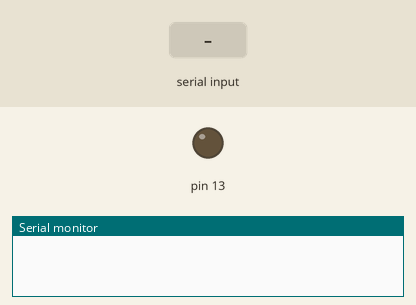
A sketch run on a simulated Arduino Uno, built with avr-gcc and run on an emulated ATmega328P. Parts: output pins drawn as LEDs (lit = HIGH), the last lines printed to the serial monitor. The inputs (shaded band) are chosen by the test bench.

Above: at 1.2 s.
1.3 s: "on" received over the second serial link
At 2.4 s:
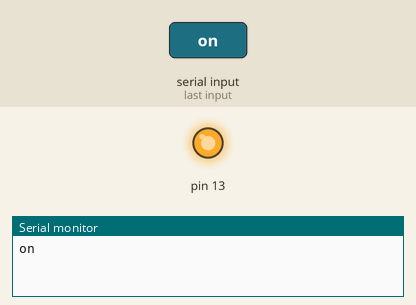
2.8 s: "off" received over the second serial link
At 3.9 s:
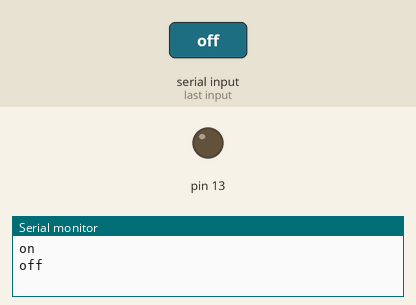
Timing chart, 0 to 5.8 s (numbered marks = the images above; inputs shaded):
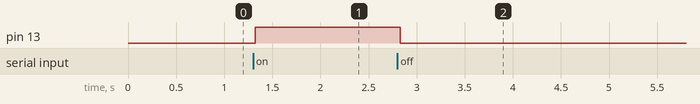

Measured:
- after the input at 1.3 s, pin 13: LOW → HIGH at once
- after the input at 2.8 s, pin 13: HIGH → LOW at once

The sketch:

bluetooth_with_MIT_HM-10.ino
```cpp
#include <SoftwareSerial.h>

SoftwareSerial BT(10, 11);
String state;

void setup()
{
  BT.begin(9600);
  Serial.begin(9600);
  pinMode(13, OUTPUT);
  digitalWrite(13, LOW);
}

void loop()
{
  while (BT.available())
  {
    delay(10);
    char c = BT.read();
    state += c;
  }
  if (state.length() > 0)
  {
    Serial.println(state);
  }

  if (state == "on")
  {
    digitalWrite(13, HIGH);
  }
  else if (state == "off")
  {
    digitalWrite(13, LOW);
  }

  state = "";
}
```
